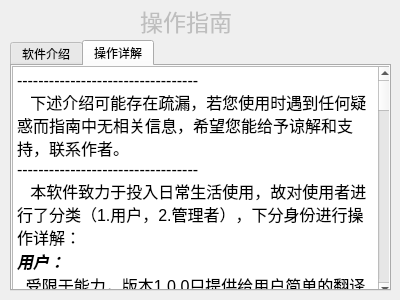
<?xml version="1.0" encoding="UTF-8"?>
<ui version="4.0">
 <class>help</class>
 <widget class="QWidget" name="help">
  <property name="geometry">
   <rect>
    <x>0</x>
    <y>0</y>
    <width>400</width>
    <height>300</height>
   </rect>
  </property>
  <property name="windowTitle">
   <string>Form</string>
  </property>
  <widget class="QLabel" name="label">
   <property name="enabled">
    <bool>false</bool>
   </property>
   <property name="geometry">
    <rect>
     <x>140</x>
     <y>0</y>
     <width>111</width>
     <height>41</height>
    </rect>
   </property>
   <property name="font">
    <font>
     <pointsize>17</pointsize>
    </font>
   </property>
   <property name="text">
    <string>操作指南</string>
   </property>
  </widget>
  <widget class="QTabWidget" name="tabWidget">
   <property name="geometry">
    <rect>
     <x>10</x>
     <y>40</y>
     <width>381</width>
     <height>251</height>
    </rect>
   </property>
   <property name="currentIndex">
    <number>1</number>
   </property>
   <widget class="QWidget" name="tab">
    <attribute name="title">
     <string>软件介绍</string>
    </attribute>
    <widget class="QTextBrowser" name="textBrowser">
     <property name="geometry">
      <rect>
       <x>0</x>
       <y>0</y>
       <width>371</width>
       <height>231</height>
      </rect>
     </property>
     <property name="font">
      <font>
       <family>新宋体</family>
      </font>
     </property>
     <property name="html">
      <string>&lt;!DOCTYPE HTML PUBLIC &quot;-//W3C//DTD HTML 4.0//EN&quot; &quot;http://www.w3.org/TR/REC-html40/strict.dtd&quot;&gt;
&lt;html&gt;&lt;head&gt;&lt;meta name=&quot;qrichtext&quot; content=&quot;1&quot; /&gt;&lt;style type=&quot;text/css&quot;&gt;
p, li { white-space: pre-wrap; }
&lt;/style&gt;&lt;/head&gt;&lt;body style=&quot; font-family:'新宋体'; font-size:9pt; font-weight:400; font-style:normal;&quot;&gt;
&lt;p style=&quot; margin-top:0px; margin-bottom:0px; margin-left:0px; margin-right:0px; -qt-block-indent:0; text-indent:0px;&quot;&gt;&lt;span style=&quot; font-family:'SimSun'; font-size:14pt;&quot;&gt;    本软件名：DLNU英语词典-AVL版本。&lt;/span&gt;&lt;/p&gt;
&lt;p style=&quot; margin-top:0px; margin-bottom:0px; margin-left:0px; margin-right:0px; -qt-block-indent:0; text-indent:0px;&quot;&gt;&lt;span style=&quot; font-family:'SimSun'; font-size:14pt;&quot;&gt;    本软件是一种集查询、增加、删除、修改为一体的词典操作软件，能够全方位的给用户和管理者以较好的使用体验。&lt;/span&gt;&lt;/p&gt;
&lt;p style=&quot; margin-top:0px; margin-bottom:0px; margin-left:0px; margin-right:0px; -qt-block-indent:0; text-indent:0px;&quot;&gt;&lt;span style=&quot; font-family:'SimSun'; font-size:14pt;&quot;&gt;    本软件应用自平衡二叉搜索树（AVL）、QT结合VS界面设计技术完成字典架构的搭建。&lt;/span&gt;&lt;/p&gt;
&lt;p style=&quot; margin-top:0px; margin-bottom:0px; margin-left:0px; margin-right:0px; -qt-block-indent:0; text-indent:0px;&quot;&gt;&lt;span style=&quot; font-family:'SimSun'; font-size:14pt;&quot;&gt;    本软件提供词库容量四万余词，释义全面，可供扩充；囊括经济、生活、科技、艺术多领域专业词汇，适用于学生、小型公司日常使用。&lt;/span&gt;&lt;/p&gt;
&lt;p style=&quot; margin-top:0px; margin-bottom:0px; margin-left:0px; margin-right:0px; -qt-block-indent:0; text-indent:0px;&quot;&gt;&lt;span style=&quot; font-family:'SimSun'; font-size:14pt;&quot;&gt;    软件研发人：Defalt&lt;/span&gt;&lt;/p&gt;
&lt;p style=&quot; margin-top:0px; margin-bottom:0px; margin-left:0px; margin-right:0px; -qt-block-indent:0; text-indent:0px;&quot;&gt;&lt;span style=&quot; font-family:'SimSun'; font-size:14pt;&quot;&gt;    软件研发日期：2021/12/14&lt;/span&gt;&lt;/p&gt;&lt;/body&gt;&lt;/html&gt;</string>
     </property>
    </widget>
    <widget class="QPushButton" name="pushButton">
     <property name="geometry">
      <rect>
       <x>0</x>
       <y>10</y>
       <width>75</width>
       <height>23</height>
      </rect>
     </property>
     <property name="text">
      <string>PushButton</string>
     </property>
    </widget>
    <zorder>pushButton</zorder>
    <zorder>textBrowser</zorder>
   </widget>
   <widget class="QWidget" name="tab_2">
    <attribute name="title">
     <string>操作详解</string>
    </attribute>
    <widget class="QTextBrowser" name="textBrowser_2">
     <property name="geometry">
      <rect>
       <x>0</x>
       <y>0</y>
       <width>381</width>
       <height>231</height>
      </rect>
     </property>
     <property name="html">
      <string>&lt;!DOCTYPE HTML PUBLIC &quot;-//W3C//DTD HTML 4.0//EN&quot; &quot;http://www.w3.org/TR/REC-html40/strict.dtd&quot;&gt;
&lt;html&gt;&lt;head&gt;&lt;meta name=&quot;qrichtext&quot; content=&quot;1&quot; /&gt;&lt;style type=&quot;text/css&quot;&gt;
p, li { white-space: pre-wrap; }
&lt;/style&gt;&lt;/head&gt;&lt;body style=&quot; font-family:'SimSun'; font-size:9pt; font-weight:400; font-style:normal;&quot;&gt;
&lt;p style=&quot; margin-top:0px; margin-bottom:0px; margin-left:0px; margin-right:0px; -qt-block-indent:0; text-indent:0px;&quot;&gt;&lt;span style=&quot; font-size:12pt;&quot;&gt;----------------------------------&lt;/span&gt;&lt;/p&gt;
&lt;p style=&quot; margin-top:0px; margin-bottom:0px; margin-left:0px; margin-right:0px; -qt-block-indent:0; text-indent:0px;&quot;&gt;&lt;span style=&quot; font-size:12pt;&quot;&gt;   下述介绍可能存在疏漏，若您使用时遇到任何疑惑而指南中无相关信息，希望您能给予谅解和支持，联系作者。&lt;/span&gt;&lt;/p&gt;
&lt;p style=&quot; margin-top:0px; margin-bottom:0px; margin-left:0px; margin-right:0px; -qt-block-indent:0; text-indent:0px;&quot;&gt;&lt;span style=&quot; font-size:12pt;&quot;&gt;----------------------------------&lt;/span&gt;&lt;/p&gt;
&lt;p style=&quot; margin-top:0px; margin-bottom:0px; margin-left:0px; margin-right:0px; -qt-block-indent:0; text-indent:0px;&quot;&gt;&lt;span style=&quot; font-size:12pt;&quot;&gt;   本软件致力于投入日常生活使用，故对使用者进行了分类（1.用户，2.管理者），下分身份进行操作详解：&lt;/span&gt;&lt;/p&gt;
&lt;p style=&quot; margin-top:0px; margin-bottom:0px; margin-left:0px; margin-right:0px; -qt-block-indent:0; text-indent:0px;&quot;&gt;&lt;span style=&quot; font-size:12pt; font-weight:600; font-style:italic;&quot;&gt;用户：&lt;/span&gt;&lt;/p&gt;
&lt;p style=&quot; margin-top:0px; margin-bottom:0px; margin-left:0px; margin-right:0px; -qt-block-indent:0; text-indent:0px;&quot;&gt;&lt;span style=&quot; font-size:12pt; font-weight:600; font-style:italic;&quot;&gt;  &lt;/span&gt;&lt;span style=&quot; font-size:12pt;&quot;&gt;受限于能力，版本1.0.0只提供给用户简单的翻译操作，且只能翻译基本单词（短语、句子、短文等翻译需求会在后续版本中更新，敬请期待...）。&lt;/span&gt;&lt;/p&gt;
&lt;p style=&quot; margin-top:0px; margin-bottom:0px; margin-left:0px; margin-right:0px; -qt-block-indent:0; text-indent:0px;&quot;&gt;&lt;span style=&quot; font-size:12pt;&quot;&gt;   对于翻译功能：用户在进入软件后，在指定位置输入想要查找的单词，以鼠标左键单击查询按钮或按下“Enter”键进行查询。用户只得在界面输入英文，且未输入情况下不能查询。&lt;/span&gt;&lt;/p&gt;
&lt;p style=&quot; margin-top:0px; margin-bottom:0px; margin-left:0px; margin-right:0px; -qt-block-indent:0; text-indent:0px;&quot;&gt;&lt;span style=&quot; font-size:12pt;&quot;&gt;   如您遇到了查询未果的情况，我们感到十分抱歉，系统会及时提交你的请求，在七个工作日内，管理人员会核实您的请求。若属实，会立刻将该单词及其标准释义添加进词库。&lt;/span&gt;&lt;/p&gt;
&lt;p style=&quot; margin-top:0px; margin-bottom:0px; margin-left:0px; margin-right:0px; -qt-block-indent:0; text-indent:0px;&quot;&gt;&lt;span style=&quot; font-size:12pt;&quot;&gt;   对于其他的功能：&lt;/span&gt;&lt;/p&gt;
&lt;p style=&quot; margin-top:0px; margin-bottom:0px; margin-left:0px; margin-right:0px; -qt-block-indent:0; text-indent:0px;&quot;&gt;&lt;span style=&quot; font-size:12pt;&quot;&gt;   菜单项：1.文件和操作两项不能对您开放，这涉及到软件底层资源的更改，请理解。&lt;/span&gt;&lt;/p&gt;
&lt;p style=&quot; margin-top:0px; margin-bottom:0px; margin-left:0px; margin-right:0px; -qt-block-indent:0; text-indent:0px;&quot;&gt;&lt;span style=&quot; font-size:12pt;&quot;&gt;   2.帮助（快捷键Alt+H），您可以通过点击或快捷键的方式打开帮助子菜单，通过其中的“操作指南（快捷键F1）”与“关于（快捷键F2）”两个快捷方式来快速的查询软件相关信息。更多的是，你可以通过点击作者联系方式，快速的将内容复制，以便联系作者。&lt;/span&gt;&lt;/p&gt;
&lt;p style=&quot; margin-top:0px; margin-bottom:0px; margin-left:0px; margin-right:0px; -qt-block-indent:0; text-indent:0px;&quot;&gt;&lt;span style=&quot; font-size:12pt;&quot;&gt;   以上是本软件1.0.0版本所提供给用户的全部体验功能，后续版本会更新更多的功能，敬请期待。感谢您的支持和阅读！&lt;/span&gt;&lt;/p&gt;
&lt;p style=&quot;-qt-paragraph-type:empty; margin-top:0px; margin-bottom:0px; margin-left:0px; margin-right:0px; -qt-block-indent:0; text-indent:0px; font-size:12pt;&quot;&gt;&lt;br /&gt;&lt;/p&gt;
&lt;p style=&quot; margin-top:0px; margin-bottom:0px; margin-left:0px; margin-right:0px; -qt-block-indent:0; text-indent:0px;&quot;&gt;&lt;span style=&quot; font-size:12pt;&quot;&gt;--如果您是管理者，请阅读以下内容--&lt;/span&gt;&lt;/p&gt;
&lt;p style=&quot;-qt-paragraph-type:empty; margin-top:0px; margin-bottom:0px; margin-left:0px; margin-right:0px; -qt-block-indent:0; text-indent:0px; font-size:12pt;&quot;&gt;&lt;br /&gt;&lt;/p&gt;
&lt;p style=&quot; margin-top:0px; margin-bottom:0px; margin-left:0px; margin-right:0px; -qt-block-indent:0; text-indent:0px;&quot;&gt;&lt;span style=&quot; font-size:12pt; font-weight:600; font-style:italic;&quot;&gt;管理者：&lt;/span&gt;&lt;/p&gt;
&lt;p style=&quot; margin-top:0px; margin-bottom:0px; margin-left:0px; margin-right:0px; -qt-block-indent:0; text-indent:0px;&quot;&gt;&lt;span style=&quot; font-size:12pt;&quot;&gt;   1.身份验证&lt;/span&gt;&lt;/p&gt;
&lt;p style=&quot; margin-top:0px; margin-bottom:0px; margin-left:0px; margin-right:0px; -qt-block-indent:0; text-indent:0px;&quot;&gt;&lt;span style=&quot; font-size:12pt;&quot;&gt;   本软件提供身份验证功能，使用者必须通过输入指定用户名和密码验证管理者身份，若&lt;/span&gt;&lt;span style=&quot; font-size:12pt; font-weight:600;&quot;&gt;验证不通过则不可执行管理者功能&lt;/span&gt;&lt;span style=&quot; font-size:12pt;&quot;&gt;。以此维护词库安全。管理者身份验证系统信息请咨询作者，联系方式：QQ：844191153。&lt;/span&gt;&lt;/p&gt;
&lt;p style=&quot; margin-top:0px; margin-bottom:0px; margin-left:0px; margin-right:0px; -qt-block-indent:0; text-indent:0px;&quot;&gt;&lt;span style=&quot; font-size:12pt;&quot;&gt;   2.插入单词&lt;/span&gt;&lt;/p&gt;
&lt;p style=&quot; margin-top:0px; margin-bottom:0px; margin-left:0px; margin-right:0px; -qt-block-indent:0; text-indent:0px;&quot;&gt;&lt;span style=&quot; font-size:12pt;&quot;&gt;   插入单词功能仅提供给管理者。插入单词功能需要提供完整的单词、词性、释义。若不能提供，则不能插入。确认信息后，可&lt;/span&gt;&lt;span style=&quot; font-size:12pt; font-weight:600;&quot;&gt;通过点击“确认”按钮会敲击“Enter”键&lt;/span&gt;&lt;span style=&quot; font-size:12pt;&quot;&gt;，系统会检查词库，若已有重复，会提示。若无,则会执行插入操作。&lt;/span&gt;&lt;/p&gt;
&lt;p style=&quot; margin-top:0px; margin-bottom:0px; margin-left:0px; margin-right:0px; -qt-block-indent:0; text-indent:0px;&quot;&gt;&lt;span style=&quot; font-size:12pt;&quot;&gt;   界面提供的取消按钮可关闭当前页面，&lt;/span&gt;&lt;span style=&quot; font-size:12pt; font-weight:600;&quot;&gt;通过单击“取消”按钮或敲击“Esc”键&lt;/span&gt;&lt;span style=&quot; font-size:12pt;&quot;&gt;，可关闭。&lt;/span&gt;&lt;/p&gt;
&lt;p style=&quot; margin-top:0px; margin-bottom:0px; margin-left:0px; margin-right:0px; -qt-block-indent:0; text-indent:0px;&quot;&gt;&lt;span style=&quot; font-size:12pt;&quot;&gt;   3.删除单词&lt;/span&gt;&lt;/p&gt;
&lt;p style=&quot; margin-top:0px; margin-bottom:0px; margin-left:0px; margin-right:0px; -qt-block-indent:0; text-indent:0px;&quot;&gt;&lt;span style=&quot; font-size:12pt;&quot;&gt;   删除单词功能需要管理者提供单词，确认信息后，通过单击“确认”按钮或敲击“Enter”键，系统会检查词库，若存在单词，会执行删除操作。若无,则会提示。&lt;/span&gt;&lt;/p&gt;
&lt;p style=&quot; margin-top:0px; margin-bottom:0px; margin-left:0px; margin-right:0px; -qt-block-indent:0; text-indent:0px;&quot;&gt;&lt;span style=&quot; font-size:12pt;&quot;&gt;   界面提供的取消按钮可关闭当前页面，&lt;/span&gt;&lt;span style=&quot; font-size:12pt; font-weight:600;&quot;&gt;通过单击“取消”按钮或敲击“Esc”键&lt;/span&gt;&lt;span style=&quot; font-size:12pt;&quot;&gt;，可关闭。&lt;/span&gt;&lt;/p&gt;
&lt;p style=&quot; margin-top:0px; margin-bottom:0px; margin-left:0px; margin-right:0px; -qt-block-indent:0; text-indent:0px;&quot;&gt;&lt;span style=&quot; font-size:12pt;&quot;&gt;   4.更改单词&lt;/span&gt;&lt;/p&gt;
&lt;p style=&quot; margin-top:0px; margin-bottom:0px; margin-left:0px; margin-right:0px; -qt-block-indent:0; text-indent:0px;&quot;&gt;&lt;span style=&quot; font-size:12pt;&quot;&gt;   更该单词功能需要管理者提供相应信息。进入界面后需首先选择需求（更该单词、更改释义、添加释义）。选择对应需求后，除次功能之外的信息填充框会禁止编辑。若想重置，可&lt;/span&gt;&lt;span style=&quot; font-size:12pt; font-weight:600;&quot;&gt;点击页面提供的“重置”按钮&lt;/span&gt;&lt;span style=&quot; font-size:12pt;&quot;&gt;进行重置页面信息。&lt;/span&gt;&lt;/p&gt;
&lt;p style=&quot; margin-top:0px; margin-bottom:0px; margin-left:0px; margin-right:0px; -qt-block-indent:0; text-indent:0px;&quot;&gt;&lt;span style=&quot; font-size:12pt;&quot;&gt;   确认信息后，&lt;/span&gt;&lt;span style=&quot; font-size:12pt; font-weight:600;&quot;&gt;通过单击“确认”按钮或敲击“Enter”键&lt;/span&gt;&lt;span style=&quot; font-size:12pt;&quot;&gt;，系统会检查词库，若存在会执行操作；否则，弹出提示。&lt;/span&gt;&lt;/p&gt;
&lt;p style=&quot; margin-top:0px; margin-bottom:0px; margin-left:0px; margin-right:0px; -qt-block-indent:0; text-indent:0px;&quot;&gt;&lt;span style=&quot; font-size:12pt;&quot;&gt;   界面提供的取消按钮可关闭当前页面，&lt;/span&gt;&lt;span style=&quot; font-size:12pt; font-weight:600;&quot;&gt;通过单击“取消”按钮或敲击“Esc”键&lt;/span&gt;&lt;span style=&quot; font-size:12pt;&quot;&gt;，可关闭。&lt;/span&gt;&lt;/p&gt;&lt;/body&gt;&lt;/html&gt;</string>
     </property>
    </widget>
   </widget>
  </widget>
 </widget>
 <resources/>
 <connections/>
</ui>
